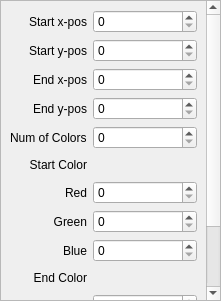
<?xml version="1.0" encoding="UTF-8"?>
<ui version="4.0">
 <class>Form</class>
 <widget class="QWidget" name="Form">
  <property name="geometry">
   <rect>
    <x>0</x>
    <y>0</y>
    <width>221</width>
    <height>301</height>
   </rect>
  </property>
  <property name="windowTitle">
   <string>Form</string>
  </property>
  <layout class="QGridLayout" name="gridLayout">
   <property name="leftMargin">
    <number>0</number>
   </property>
   <property name="topMargin">
    <number>0</number>
   </property>
   <property name="rightMargin">
    <number>0</number>
   </property>
   <property name="bottomMargin">
    <number>0</number>
   </property>
   <property name="horizontalSpacing">
    <number>6</number>
   </property>
   <item row="0" column="0">
    <widget class="QScrollArea" name="scrollArea">
     <property name="widgetResizable">
      <bool>true</bool>
     </property>
     <widget class="QWidget" name="scrollAreaWidgetContents">
      <property name="geometry">
       <rect>
        <x>0</x>
        <y>0</y>
        <width>205</width>
        <height>449</height>
       </rect>
      </property>
      <layout class="QGridLayout" name="gridLayout_2">
       <item row="5" column="0">
        <widget class="QLabel" name="label_5">
         <property name="text">
          <string>Start Color</string>
         </property>
         <property name="alignment">
          <set>Qt::AlignRight|Qt::AlignTrailing|Qt::AlignVCenter</set>
         </property>
        </widget>
       </item>
       <item row="6" column="1">
        <widget class="QSpinBox" name="spinBox_5"/>
       </item>
       <item row="11" column="0">
        <widget class="QLabel" name="label_11">
         <property name="text">
          <string>Green</string>
         </property>
         <property name="alignment">
          <set>Qt::AlignRight|Qt::AlignTrailing|Qt::AlignVCenter</set>
         </property>
        </widget>
       </item>
       <item row="3" column="0">
        <widget class="QLabel" name="label_4">
         <property name="text">
          <string>End y-pos</string>
         </property>
         <property name="alignment">
          <set>Qt::AlignRight|Qt::AlignTrailing|Qt::AlignVCenter</set>
         </property>
        </widget>
       </item>
       <item row="10" column="0">
        <widget class="QLabel" name="label_10">
         <property name="text">
          <string>Red</string>
         </property>
         <property name="alignment">
          <set>Qt::AlignRight|Qt::AlignTrailing|Qt::AlignVCenter</set>
         </property>
        </widget>
       </item>
       <item row="6" column="0">
        <widget class="QLabel" name="label_6">
         <property name="text">
          <string>Red</string>
         </property>
         <property name="alignment">
          <set>Qt::AlignRight|Qt::AlignTrailing|Qt::AlignVCenter</set>
         </property>
        </widget>
       </item>
       <item row="0" column="1">
        <widget class="QSpinBox" name="spinBox"/>
       </item>
       <item row="8" column="0">
        <widget class="QLabel" name="label_8">
         <property name="text">
          <string>Blue</string>
         </property>
         <property name="alignment">
          <set>Qt::AlignRight|Qt::AlignTrailing|Qt::AlignVCenter</set>
         </property>
        </widget>
       </item>
       <item row="0" column="0">
        <widget class="QLabel" name="label">
         <property name="text">
          <string>Start x-pos</string>
         </property>
         <property name="alignment">
          <set>Qt::AlignRight|Qt::AlignTrailing|Qt::AlignVCenter</set>
         </property>
        </widget>
       </item>
       <item row="12" column="1">
        <widget class="QSpinBox" name="spinBox_10"/>
       </item>
       <item row="12" column="0">
        <widget class="QLabel" name="label_12">
         <property name="text">
          <string>Blue</string>
         </property>
         <property name="alignment">
          <set>Qt::AlignRight|Qt::AlignTrailing|Qt::AlignVCenter</set>
         </property>
        </widget>
       </item>
       <item row="8" column="1">
        <widget class="QSpinBox" name="spinBox_7"/>
       </item>
       <item row="2" column="0">
        <widget class="QLabel" name="label_3">
         <property name="text">
          <string>End x-pos</string>
         </property>
         <property name="alignment">
          <set>Qt::AlignRight|Qt::AlignTrailing|Qt::AlignVCenter</set>
         </property>
        </widget>
       </item>
       <item row="1" column="0">
        <widget class="QLabel" name="label_2">
         <property name="text">
          <string>Start y-pos</string>
         </property>
         <property name="alignment">
          <set>Qt::AlignRight|Qt::AlignTrailing|Qt::AlignVCenter</set>
         </property>
        </widget>
       </item>
       <item row="9" column="0">
        <widget class="QLabel" name="label_9">
         <property name="text">
          <string>End Color</string>
         </property>
         <property name="alignment">
          <set>Qt::AlignRight|Qt::AlignTrailing|Qt::AlignVCenter</set>
         </property>
        </widget>
       </item>
       <item row="7" column="1">
        <widget class="QSpinBox" name="spinBox_6"/>
       </item>
       <item row="2" column="1">
        <widget class="QSpinBox" name="spinBox_3"/>
       </item>
       <item row="10" column="1">
        <widget class="QSpinBox" name="spinBox_8"/>
       </item>
       <item row="5" column="1">
        <spacer name="horizontalSpacer">
         <property name="orientation">
          <enum>Qt::Horizontal</enum>
         </property>
         <property name="sizeHint" stdset="0">
          <size>
           <width>40</width>
           <height>20</height>
          </size>
         </property>
        </spacer>
       </item>
       <item row="11" column="1">
        <widget class="QSpinBox" name="spinBox_9"/>
       </item>
       <item row="7" column="0">
        <widget class="QLabel" name="label_7">
         <property name="text">
          <string>Green</string>
         </property>
         <property name="alignment">
          <set>Qt::AlignRight|Qt::AlignTrailing|Qt::AlignVCenter</set>
         </property>
        </widget>
       </item>
       <item row="9" column="1">
        <spacer name="horizontalSpacer_2">
         <property name="orientation">
          <enum>Qt::Horizontal</enum>
         </property>
         <property name="sizeHint" stdset="0">
          <size>
           <width>40</width>
           <height>20</height>
          </size>
         </property>
        </spacer>
       </item>
       <item row="3" column="1">
        <widget class="QSpinBox" name="spinBox_4"/>
       </item>
       <item row="1" column="1">
        <widget class="QSpinBox" name="spinBox_2"/>
       </item>
       <item row="4" column="0">
        <widget class="QLabel" name="label_13">
         <property name="text">
          <string>Num of Colors</string>
         </property>
        </widget>
       </item>
       <item row="4" column="1">
        <widget class="QSpinBox" name="spinBox_11"/>
       </item>
      </layout>
     </widget>
    </widget>
   </item>
  </layout>
 </widget>
 <resources/>
 <connections/>
</ui>
